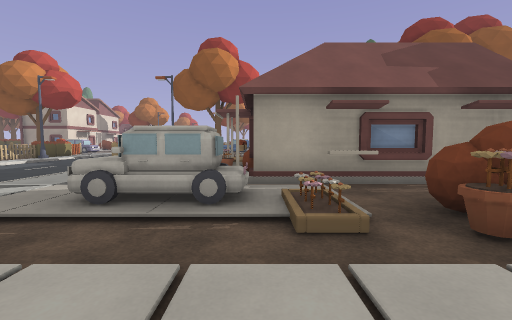
view 1 (above)

24 first-person views from a walk through a level from a Godot 3-D game. The camera is 1.4 m above the floor, tilts 4° down and sees 90° across. The floor is counted in squares, 2 m on a side. Each view is taken from the middle of a square. On the plan, view 1 faces up. The plan holds only what a view shows up to about 9 squares ahead; the rest is blank. The place goes on beyond the plan. Some surface patterns are stand-ins.

view 2
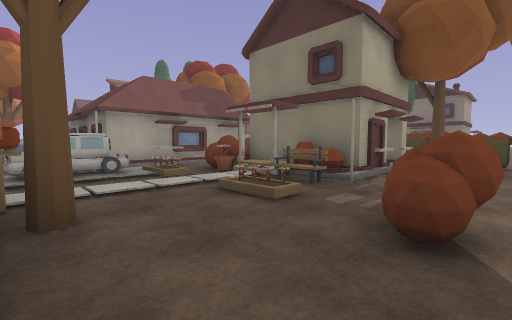

view 3
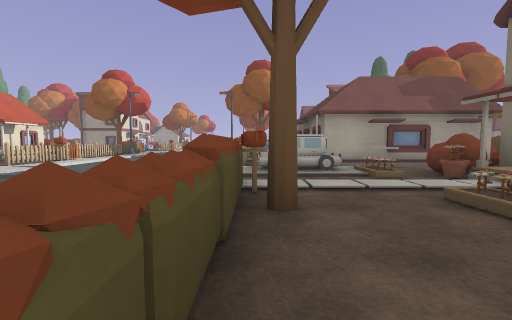

view 4
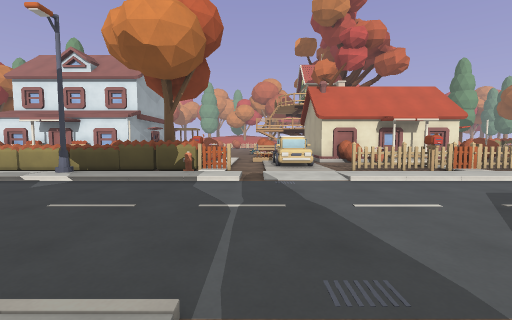

view 5
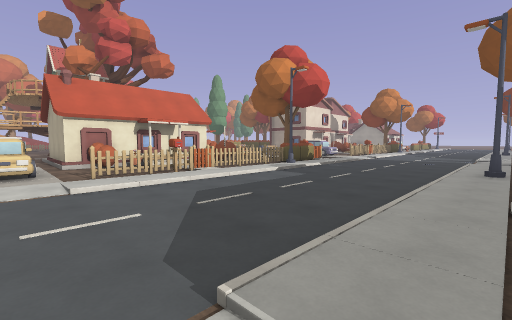

view 6
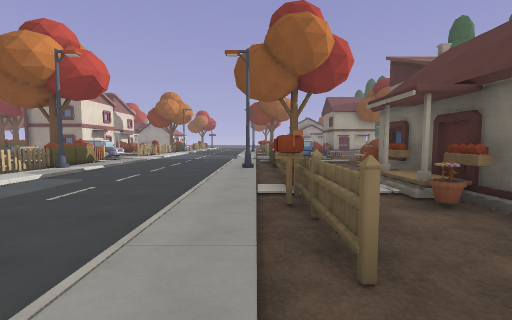

view 7
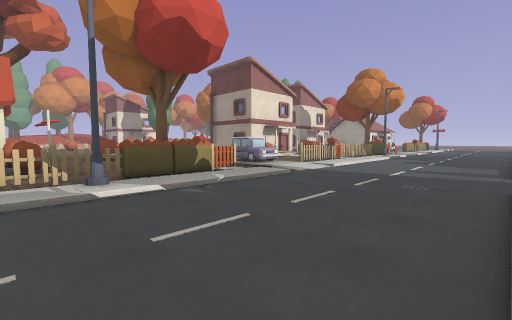

view 8
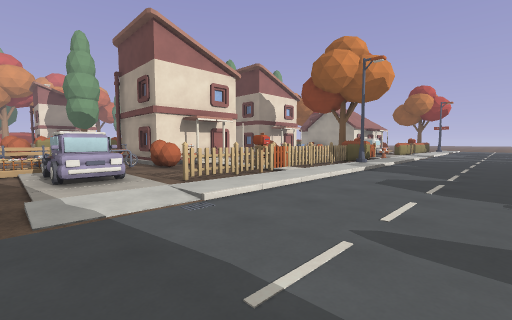

view 9
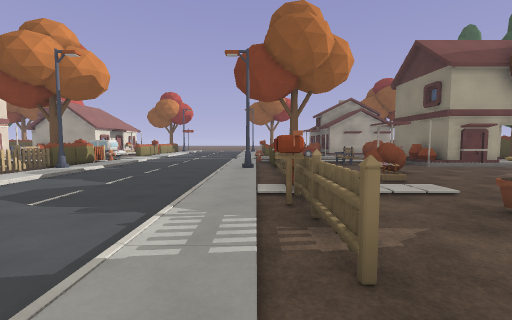

view 10
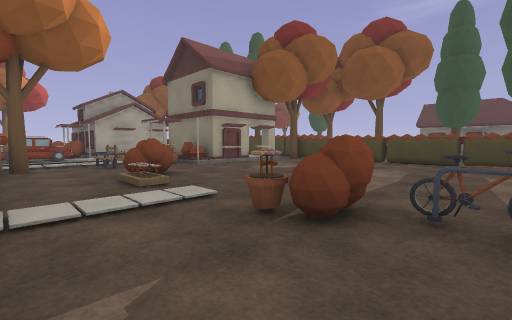

view 11
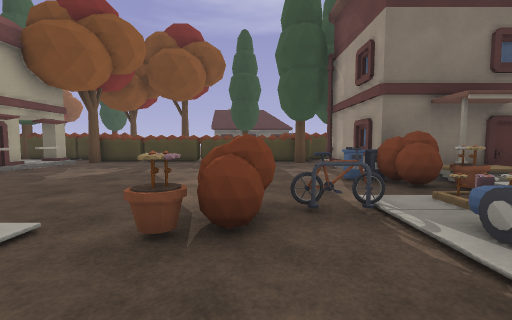

view 12
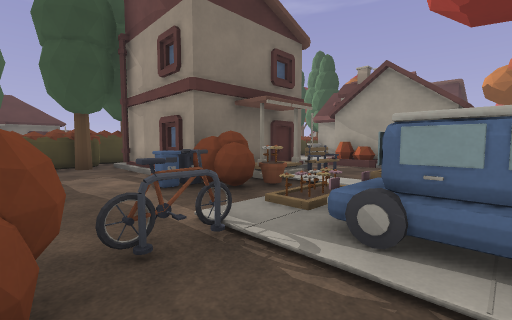

view 13
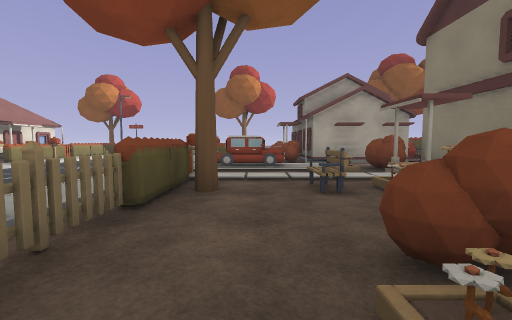

view 14
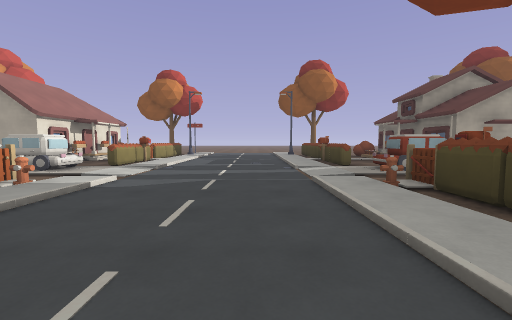

view 15
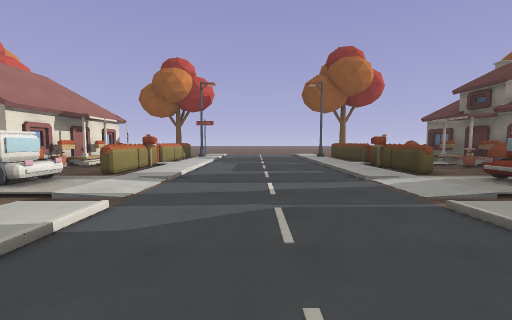

view 16
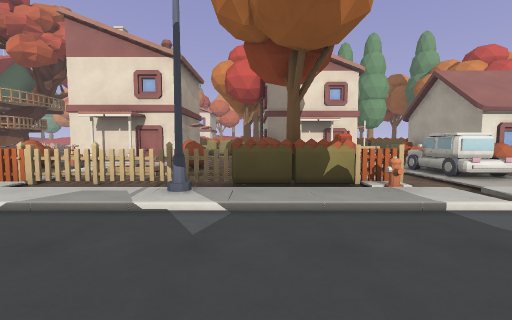

view 17
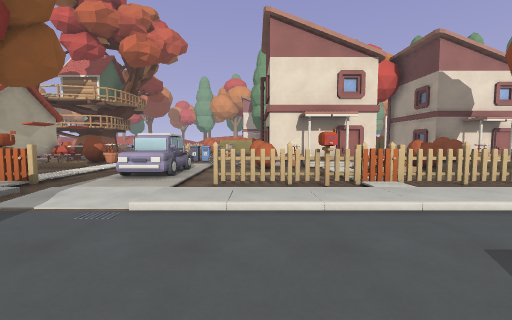

view 18
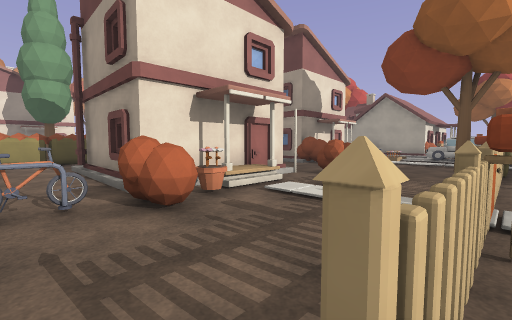

view 19
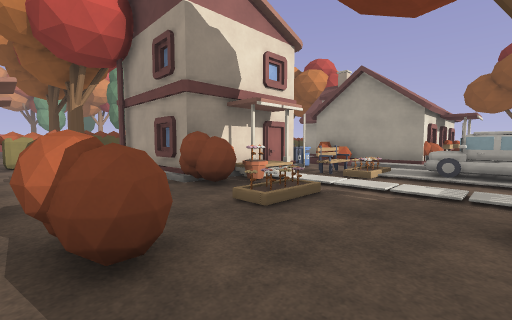

view 20
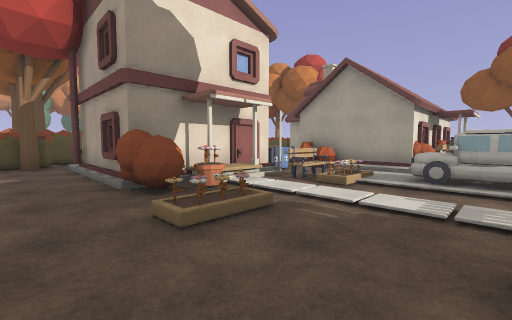

view 21
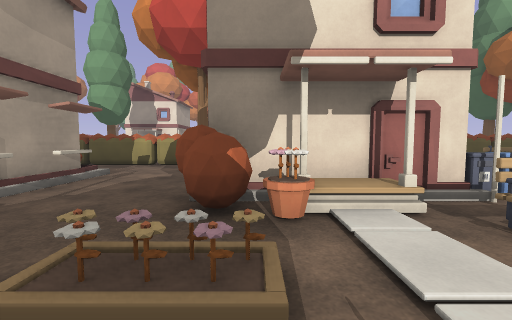

view 22
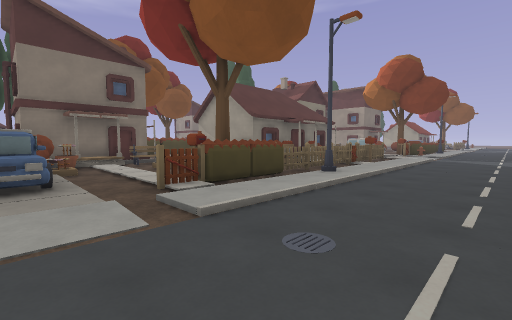

view 23
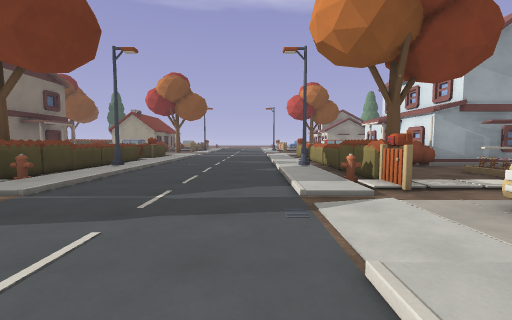

view 24
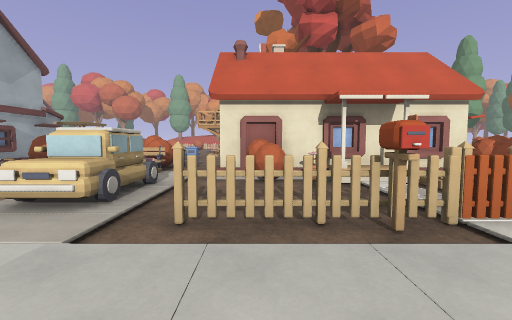

### Floor plan
Key: @ floor where view 1 was taken; # wall or solid block; x gap in a wall; . main floor; : floor 0.25 m higher than the main floor; / step, stairs or slope; = window, fence, low wall or low ledge; ^ raised ledge; T tree; P pot; M mailbox; B bench; G gate; H hydrant; S streetlight; I bicycle; N bin; U house; O other object.
Columns run from 20 left of view 1 to 7 right of it. Each row starts with its distance up from view 1.
 30         #O.M:.../M..PU  U
 29     O####..^:.../=..^UUUUO
 28      ///////:...///// ..
 27       NB/^#:.....:^#:/^
 26       #B////...../////##
 25       #///OHG.../HGM::##
 24 #  ####P/.#^:...//^.B/O^  #
 23 ##T#..../..^:...//^../#/###T
 22  #.........#S.../S#........T
 21  #...##/^..x:...//#.^......^
 20  #. ####/=.x:...//.........^
 19  #  #  #///G:.../:G........#
 18  #. ####P..M:.../M#.P......#
 17  #......#..#:...//..^......#
 16  # x...OI///:...////OI.....#
 15     ..OB/##:.....:^#^/.N..##
 14     .. B////...../////P####
 13         //MG:...//G/::##
 12       #P/.T^:...//T ./B#
 11       x./..^:...//^ ./.#   T
 10       ###..#S.../S# ////   T
  9       ###..x:...//# ####
  8         ##.x:...//..#
  7         #//G:.../:G.#
  6         #O.M:.../M#P#
  5       ###..#:...//..####
  4      ///////:...////######
  3      .OB/##:.....:^#^## ^
  2       #B////.....////###
  1         //MG:.../  M::##
  0       #./.#H:.../H^.@/B^  #
 -1       x./. ^:.../ ^../B/###T
 -2       x... ^S.../S.....    T
 -3     ####^  ^:.../=..^......#

Positions as (right, up) in squares from view 1, and headings:
1: (0, 0), facing up
2: (-2, -3), facing up-right
3: (-2, -3), facing up
4: (-3, 2), facing left
5: (-3, 3), facing up-left
6: (-3, 3), facing up
7: (-4, 9), facing up-left
8: (-5, 14), facing up-left
9: (-3, 15), facing up
10: (-2, 16), facing up-right
11: (-2, 17), facing right
12: (-1, 17), facing down-right
13: (-1, 20), facing up
14: (-5, 21), facing up
15: (-6, 23), facing up
16: (-5, 23), facing left
17: (-5, 17), facing left
18: (-9, 16), facing up-left
19: (-10, 21), facing up-left
20: (-10, 22), facing up-left
21: (-11, 24), facing left
22: (-6, 15), facing down-right
23: (-7, 5), facing down
24: (-7, 5), facing left
